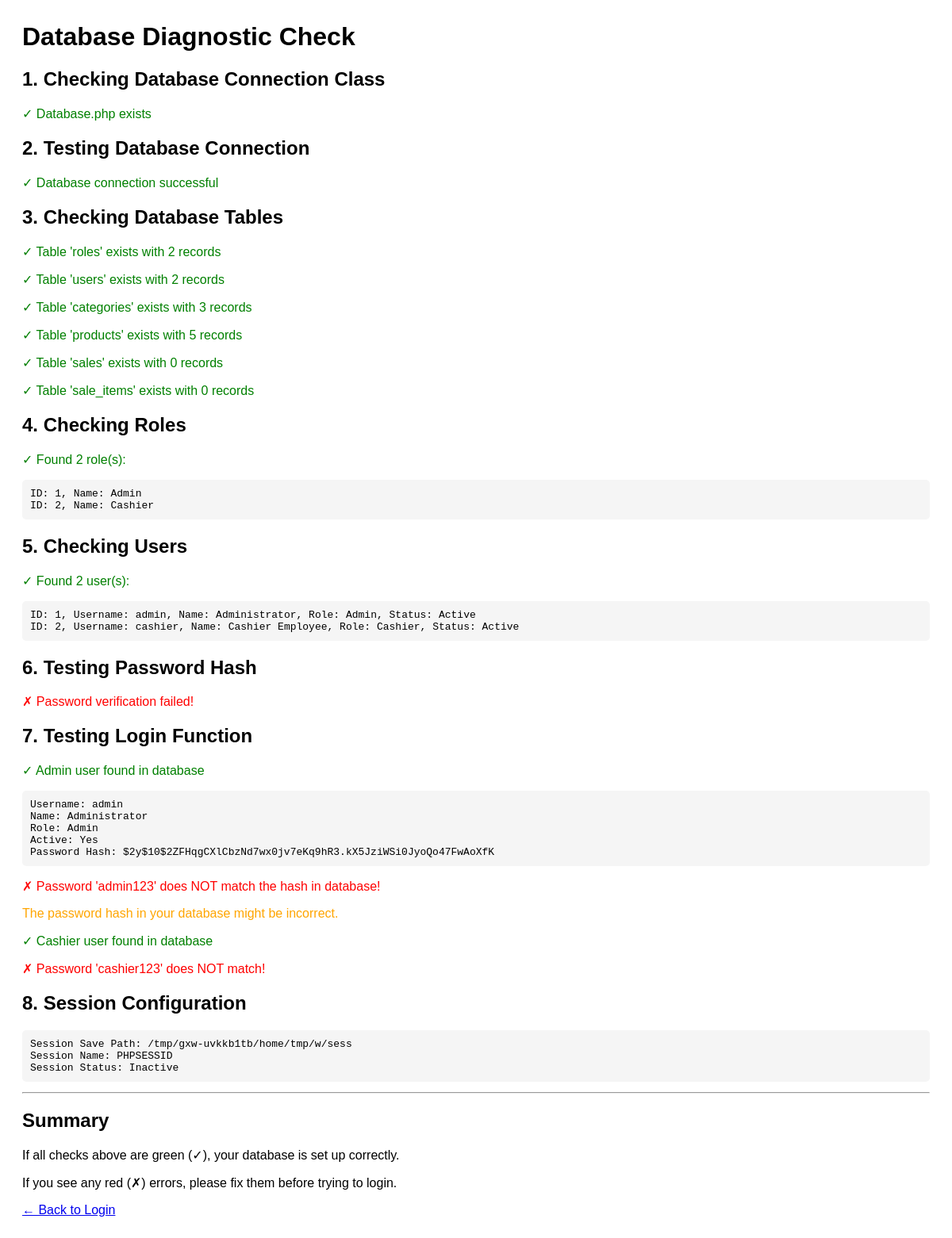
The app's page /public/check_db.php, older data.
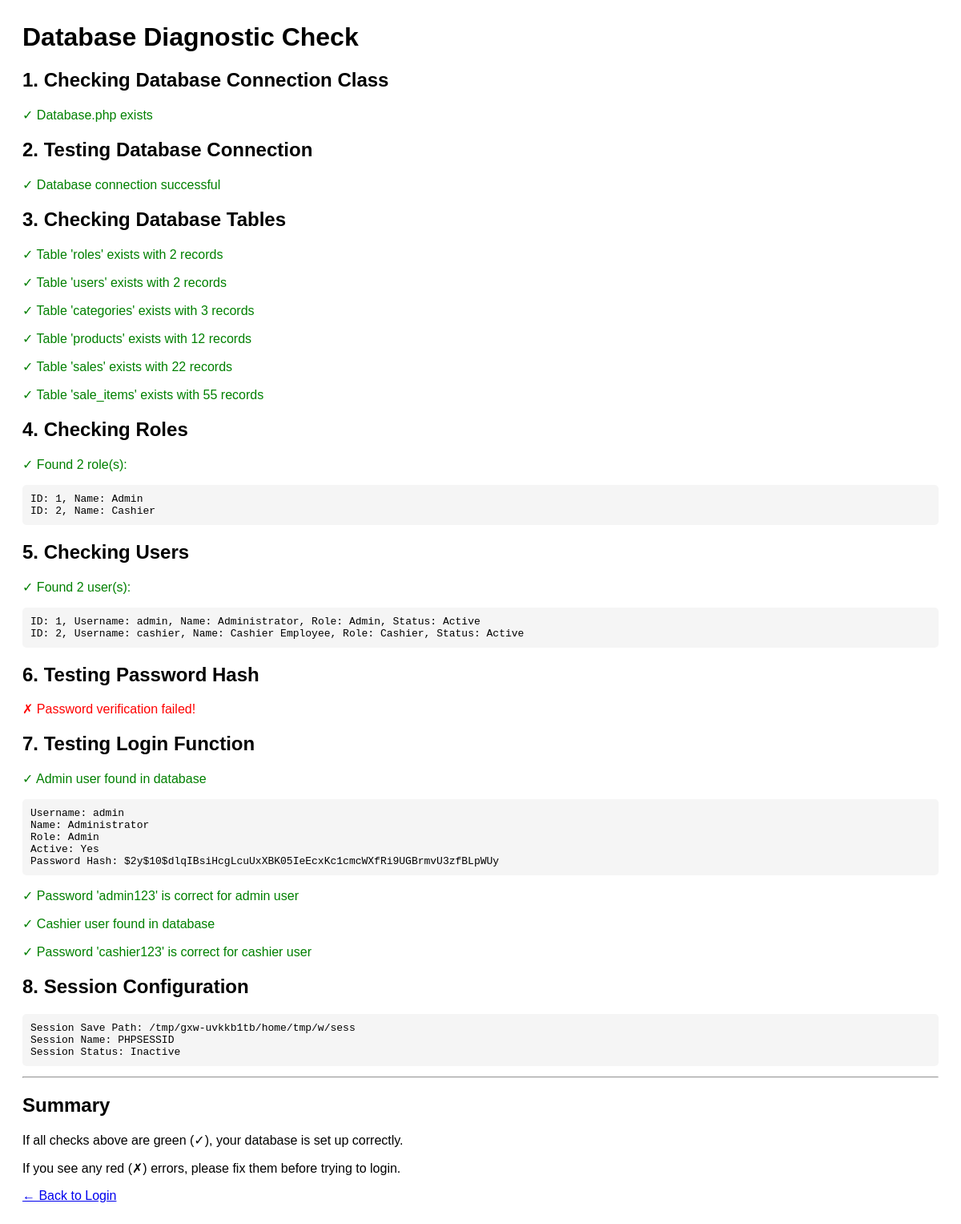
The same page, newer data.
### tables this page shows
CREATE TABLE IF NOT EXISTS users (
  id INT AUTO_INCREMENT PRIMARY KEY,
  name VARCHAR(100) NOT NULL,
  username VARCHAR(50) NOT NULL UNIQUE,
  password_hash VARCHAR(255) NOT NULL,
  role_id INT NOT NULL,
  is_active TINYINT(1) NOT NULL DEFAULT 1,
  created_at TIMESTAMP DEFAULT CURRENT_TIMESTAMP,
  FOREIGN KEY (role_id) REFERENCES roles(id)
);

CREATE TABLE IF NOT EXISTS roles (
  id INT AUTO_INCREMENT PRIMARY KEY,
  name VARCHAR(50) NOT NULL UNIQUE
);

### public/check_db.php (the view, shortened to what the changed rows need)
<?php
echo "<h1>Database Diagnostic Check</h1>";
echo "<h2>1. Checking Database Connection Class</h2>";
echo "<h2>2. Testing Database Connection</h2>";
try {
    $pdo = Database::getConnection();
} catch (Exception $e) {
    echo "<p class='error'>✗ Database connection failed: " . htmlspecialchars($e->getMessage()) . "</p>";
    exit;
}
echo "<h2>3. Checking Database Tables</h2>";
$tables = ['roles', 'users', 'categories', 'products', 'sales', 'sale_items'];
foreach ($tables as $table) {
    try {
        $stmt = $pdo->query("SELECT COUNT(*) FROM $table");
        $count = $stmt->fetchColumn();
        echo "<p class='success'>✓ Table '$table' exists with $count records</p>";
    } catch (Exception $e) {
        echo "<p class='error'>✗ Table '$table' not found or error: " . htmlspecialchars($e->getMessage()) . "</p>";
    }
}
echo "<h2>4. Checking Roles</h2>";
echo "<h2>5. Checking Users</h2>";
try {
    $stmt = $pdo->query("SELECT u.id, u.name, u.username, u.is_active, r.name as role_name
                         FROM users u
                         LEFT JOIN roles r ON u.role_id = r.id");
    $users = $stmt->fetchAll();
    if (count($users) > 0) {
        echo "<pre>";
        foreach ($users as $user) {
            $active = $user['is_active'] ? 'Active' : 'Inactive';
            echo "ID: {$user['id']}, Username: {$user['username']}, Name: {$user['name']}, Role: {$user['role_name']}, Status: $active\n";
        }
        echo "</pre>";
    } else {
        echo "<p class='error'>✗ No users found! Please run database/seed.sql</p>";
    }
} catch (Exception $e) {
    echo "<p class='error'>✗ Error checking users: " . htmlspecialchars($e->getMessage()) . "</p>";
}
echo "<h2>6. Testing Password Hash</h2>";
echo "<h2>7. Testing Login Function</h2>";
try {
    require_once __DIR__ . '/../app/Auth.php';
    $stmt = $pdo->prepare('SELECT u.id, u.name, u.username, u.password_hash, u.is_active, r.name AS role_name
                           FROM users u
                           JOIN roles r ON u.role_id = r.id
                           WHERE u.username = :username LIMIT 1');
    $stmt->execute([':username' => 'admin']);
    $user = $stmt->fetch();
    if ($user) {
        echo "<p class='success'>✓ Admin user found in database</p>";
        echo "<pre>";
        echo "Username: {$user['username']}\n";
        echo "Name: {$user['name']}\n";
        echo "Role: {$user['role_name']}\n";
        echo "Active: " . ($user['is_active'] ? 'Yes' : 'No') . "\n";
        echo "Password Hash: {$user['password_hash']}\n";
        echo "</pre>";
        if (password_verify('admin123', $user['password_hash'])) {
            echo "<p class='success'>✓ Password 'admin123' is correct for admin user</p>";
        } else {
            echo "<p class='error'>✗ Password 'admin123' does NOT match the hash in database!</p>";
            echo "<p class='warning'>The password hash in your database might be incorrect.</p>";
        }
    } else {
        echo "<p class='error'>✗ Admin user NOT found in database!</p>";
        echo "<p class='warning'>Please run the seed.sql file to create the admin user.</p>";
    }
    $stmt->execute([':username' => 'cashier']);
    $cashier = $stmt->fetch();
    if ($cashier) {
        if (password_verify('cashier123', $cashier['password_hash'])) {
            echo "<p class='success'>✓ Password 'cashier123' is correct for cashier user</p>";
        } else {
            echo "<p class='error'>✗ Password 'cashier123' does NOT match!</p>";
        }
    } else {
        echo "<p class='warning'>⚠ Cashier user NOT found (this is optional)</p>";
    }
} catch (Exception $e) {
    echo "<p class='error'>✗ Error testing login: " . htmlspecialchars($e->getMessage()) . "</p>";
}
echo "<h2>8. Session Configuration</h2>";
echo "<h2>Summary</h2>";

Row changes from the older to the newer data that the page shows:
changed users "admin": password_hash "$2y$10$2ZFHqgCXlCbzNd7wx0jv7eKq9hR3.kX5JziWSi0JyoQo47FwAoXfK" → "$2y$10$dlqIBsiHcgLcuUxXBK05IeEcxKc1cmcWXfRi9UGBrmvU3zfBLpWUy"
Text that changed along with them:
new list line: "✓ Table ' products ' exists with 12 records"
new list line: "✓ Table ' sales ' exists with 22 records"
new list line: "✓ Table ' sale_items ' exists with 55 records"
text no longer shown: "✗ Password 'admin123' does NOT match the hash in database! The password hash in your database might be incorrect. ✗ Password 'cashier123' does NOT match!"
text now shown: "✓ Password 'admin123' is correct for admin user ✓ Password 'cashier123' is correct for cashier user"
list line gone: "✓ Table ' products ' exists with 5 records"
list line gone: "✓ Table ' sales ' exists with 0 records"
list line gone: "✓ Table ' sale_items ' exists with 0 records"
